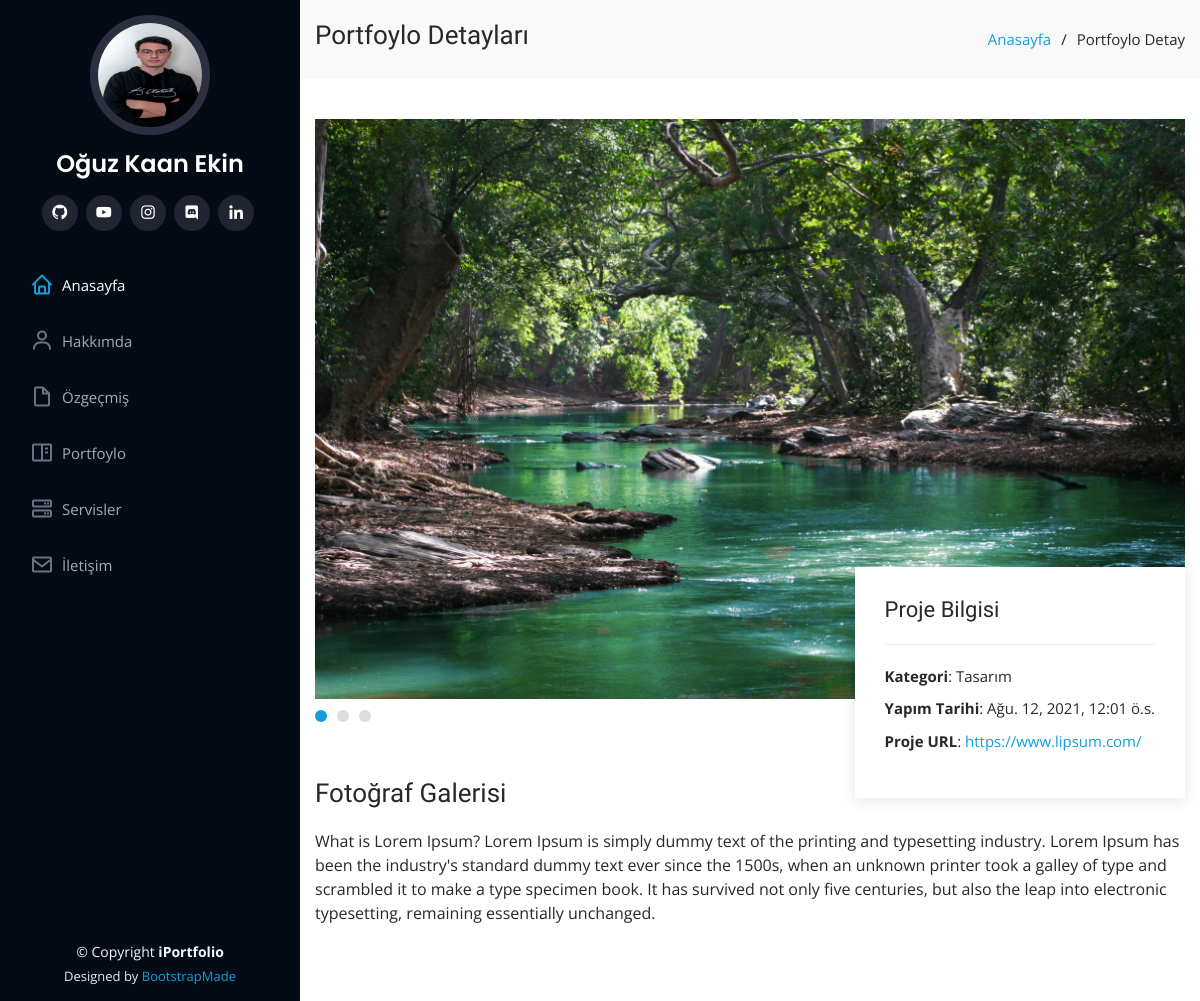
Screenshot of /projeler/detay-sayfasi/1 with the database file from the repository.
### okeadminıu/models/portfoylo.py (models this page shows, shortened)
class PortfoyloModel(models.Model):
    ilk_resim = models.ImageField(upload_to = 'portfoylo_resimleri')
    slider_resim1 = models.ImageField(upload_to = 'portfoylo_resimleri')
    slider_resim2 = models.ImageField(upload_to = 'portfoylo_resimleri')
    slider_resim3 = models.ImageField(upload_to = 'portfoylo_resimleri')
    baslik = models.CharField(max_length=400)
    icerik = models.TextField(max_length=400)
    kategori = models.CharField(max_length=50)
    tarih = models.DateTimeField(auto_now_add=True)
    url = models.CharField(max_length=50)
    class Meta:
        db_table = "Portfoylo"
        verbose_name = "Portfoylo"
        verbose_name_plural = "Portfoylo"

### okeadminıu/views/detail.py (the view)
# urls.py: path("detay-sayfasi/<int:id>",DetaySayfası,name="detay-sayfasi"),
def DetaySayfası(request,id):
    projeler = get_object_or_404(PortfoyloModel, id=id)
    return render(request,"pages/details.html", context={
        "projeler":projeler,
    })

### okeadminıu/templates/pages/details.html (shortened to what this page needs)
{% extends 'base.html'  %}
{% load static %}
{% block body %}
  <header id="header">
    <div class="d-flex flex-column">
      <div class="profile">
        <img src="{%static 'assets/img/profile-img.jpg'%}" alt="" class="img-fluid rounded-circle">
        <h1 class="text-light"><a href="{%url 'anasayfa'%}">Oğuz Kaan Ekin</a></h1>
        <div class="social-links mt-3 text-center">
          <a href="#" class="twitter"><i class="bx bxl-github"></i></a>
          <a href="#" class="facebook"><i class="bx bxl-youtube"></i></a>
          <a href="#" class="instagram"><i class="bx bxl-instagram"></i></a>
          <a href="#" class="google-plus"><i class="bx bxl-discord"></i></a>
          <a href="#" class="linkedin"><i class="bx bxl-linkedin"></i></a>
        </div>
      </div>
      <nav class="nav-menu">
        <ul>
          <li class="active"><a href="#hero"><i class="bx bx-home"></i> <span>Anasayfa</span></a></li>
          <li><a href="{%url 'anasayfa' %}"><i class="bx bx-user"></i> <span>Hakkımda</span></a></li>
          <li><a href="{%url 'anasayfa' %}"><i class="bx bx-file-blank"></i> <span>Özgeçmiş</span></a></li>
          <li><a href="{%url 'anasayfa' %}"><i class="bx bx-book-content"></i> Portfoylo</a></li>
          <li><a href="{%url 'anasayfa' %}"><i class="bx bx-server"></i> Servisler</a></li>
          <li><a href="{%url 'anasayfa' %}"><i class="bx bx-envelope"></i> İletişim</a></li>
        </ul>
      </nav>
    </div>
  </header>
  <main id="main">
    <section id="breadcrumbs" class="breadcrumbs">
      <div class="container">
        <div class="d-flex justify-content-between align-items-center">
          <h2>Portfoylo Detayları</h2>
          <ol>
            <li><a href="{%url 'anasayfa'%}">Anasayfa</a></li>
            <li>Portfoylo Detay</li>
          </ol>
        </div>
      </div>
    </section>
    <section id="portfolio-details" class="portfolio-details">
      <div class="container">
        <div class="portfolio-details-container">
          <div class="owl-carousel portfolio-details-carousel">
            <img src="{{projeler.slider_resim1.url}}" class="img-fluid" alt="">
          </div>
          <div class="portfolio-info">
            <h3>Proje Bilgisi</h3>
            <ul>
              <li><strong>Kategori</strong>: {{projeler.kategori}}</li>
              <li><strong>Yapım Tarihi</strong>: {{projeler.tarih}}</li>
              <li><strong>Proje URL</strong>: <a href="{{projeler.url}}">{{projeler.url}}</a></li>
            </ul>
          </div>
        </div>
        <div class="portfolio-description">
          <h2>{{projeler.baslik}}</h2>
          <p>
              {{projeler.icerik}}
          </p>
        </div>
      </div>
    </section>
  </main>
  <footer id="footer">
    <div class="container">
      <div class="copyright">
        &copy; Copyright <strong><span>iPortfolio</span></strong>
      </div>
      <div class="credits">
        Designed by <a href="https://bootstrapmade.com/">BootstrapMade</a>
      </div>
    </div>
  </footer>
{% endblock body %}

### static/assets/css/style.css (style rules this page uses)
body { font-family: "Open Sans", sans-serif; color: #272829; }
a { color: #149ddd; }
h1, h2, h3, h4, h5, h6 { font-family: "Raleway", sans-serif; }
#header { position: fixed; top: 0; left: 0; bottom: 0; width: 300px; transition: all ease-in-out 0.5s; z-index: 9997; transition: all 0.5s; padding: 0 15px; background: #040b14; overflow-y: auto; }
#header .profile img { margin: 15px auto; display: block; width: 120px; border: 8px solid #2c2f3f; }
#header .profile h1 { font-size: 24px; margin: 0; padding: 0; font-weight: 600; -moz-text-align-last: center; text-align-last: center; font-family: "Poppins", sans-serif; }
#header .profile h1 a, #header .profile h1 a:hover { color: #fff; text-decoration: none; }
#header .profile .social-links a { font-size: 18px; display: inline-block; background: #212431; color: #fff; line-height: 1; padding: 8px 0; margin-right: 4px; border-radius: 50%; text-align: center; width: 36px; height: 36px; transition: 0.3s; }
#main { margin-left: 300px; }
.nav-menu { padding-top: 30px; }
.nav-menu * { margin: 0; padding: 0; list-style: none; }
.nav-menu > ul > li { position: relative; white-space: nowrap; }
.nav-menu a { display: flex; align-items: center; color: #a8a9b4; padding: 12px 15px; margin-bottom: 8px; transition: 0.3s; font-size: 15px; }
.nav-menu a i { font-size: 24px; padding-right: 8px; color: #6f7180; }
.nav-menu a:hover, .nav-menu .active > a, .nav-menu li:hover > a { text-decoration: none; color: #fff; }
.nav-menu a:hover i, .nav-menu .active > a i, .nav-menu li:hover > a i { color: #149ddd; }
section { padding: 60px 0; overflow: hidden; }
.breadcrumbs { padding: 20px 0; background: #f9f9f9; }
.breadcrumbs h2 { font-size: 26px; font-weight: 300; }
.breadcrumbs ol { display: flex; flex-wrap: wrap; list-style: none; padding: 0; margin: 0; font-size: 15px; }
.breadcrumbs ol li + li { padding-left: 10px; }
.breadcrumbs ol li + li::before { display: inline-block; padding-right: 10px; color: #0e2442; content: "/"; }
.portfolio-details { padding-top: 40px; }
.portfolio-details .portfolio-details-container { position: relative; }
.portfolio-details .portfolio-details-carousel { position: relative; z-index: 1; }
.portfolio-details .portfolio-info { padding: 30px; position: absolute; right: 0; bottom: -70px; background: #fff; box-shadow: 0px 2px 15px rgba(0, 0, 0, 0.1); z-index: 2; }
.portfolio-details .portfolio-info h3 { font-size: 22px; font-weight: 400; margin-bottom: 20px; padding-bottom: 20px; border-bottom: 1px solid #eee; }
.portfolio-details .portfolio-info ul { list-style: none; padding: 0; font-size: 15px; }
.portfolio-details .portfolio-info ul li + li { margin-top: 10px; }
.portfolio-details .portfolio-description { padding-top: 50px; }
.portfolio-details .portfolio-description h2 { width: 50%; font-size: 26px; font-weight: 400; margin-bottom: 20px; }
.portfolio-details .portfolio-description p { padding: 0; }
#footer { padding: 15px; color: #f4f6fd; font-size: 14px; position: fixed; left: 0; bottom: 0; width: 300px; z-index: 9999; background: #040b14; }
#footer .copyright { text-align: center; }
#footer .credits { padding-top: 5px; text-align: center; font-size: 13px; color: #eaebf0; }

### rows the page displays
PortfoyloModel: slider_resim1 (picture), kategori "Tasarım", tarih "Ağu. 12, 2021, 12:01 ö.s.", url "https://www.lipsum.com/", baslik "Fotoğraf Galerisi", icerik "What is Lorem Ipsum? Lorem Ipsum is simply dummy text of the printing and typesetting industry. Lorem Ipsum has been the industry's standard dummy text ever since the 1500s, when an unknown printer took a galley of type and scrambled it to make a type specimen book. It has survived not only five centuries, but also the leap into electronic typesetting, remaining essentially unchanged."
